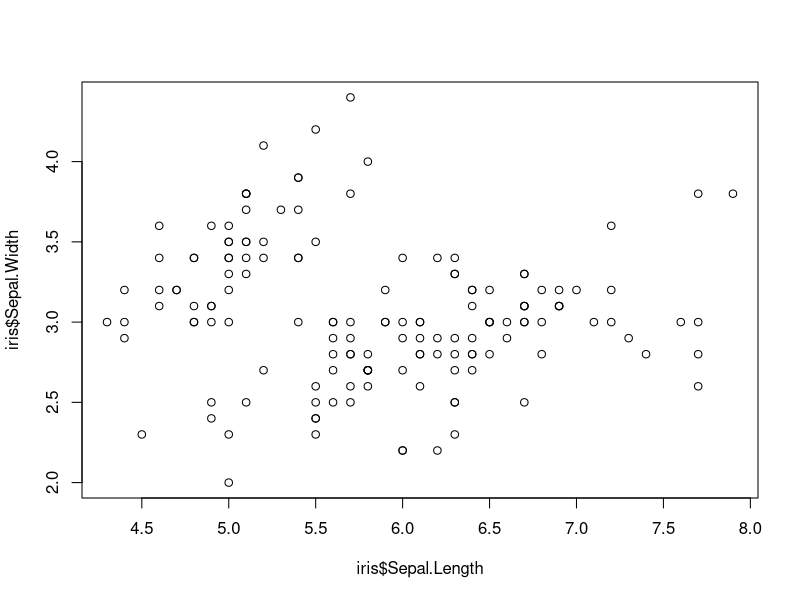
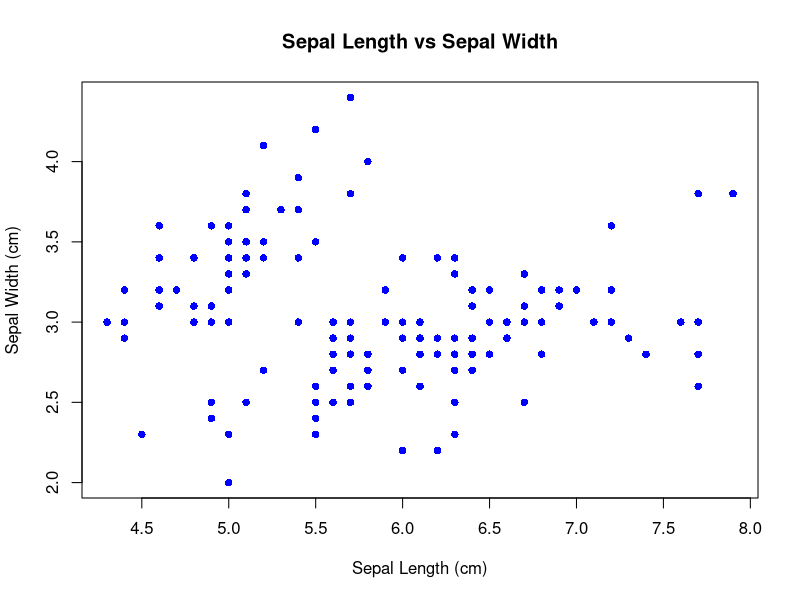
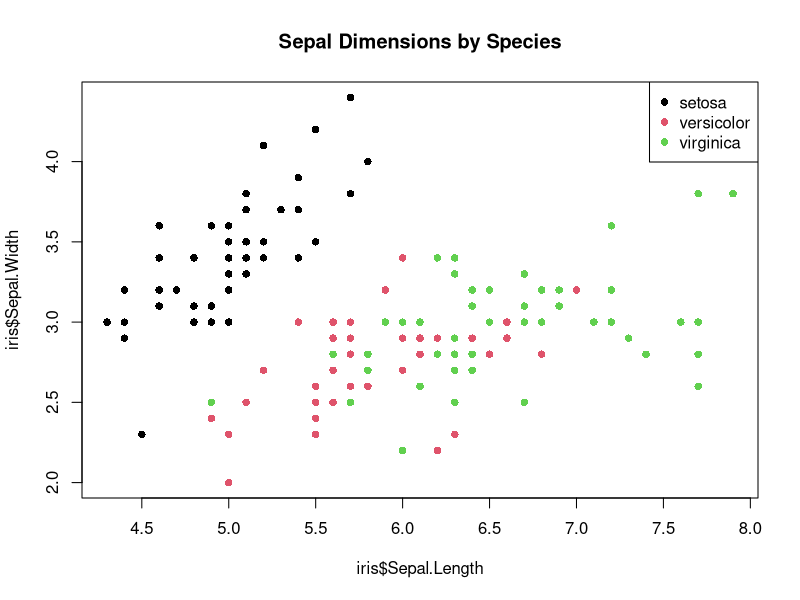
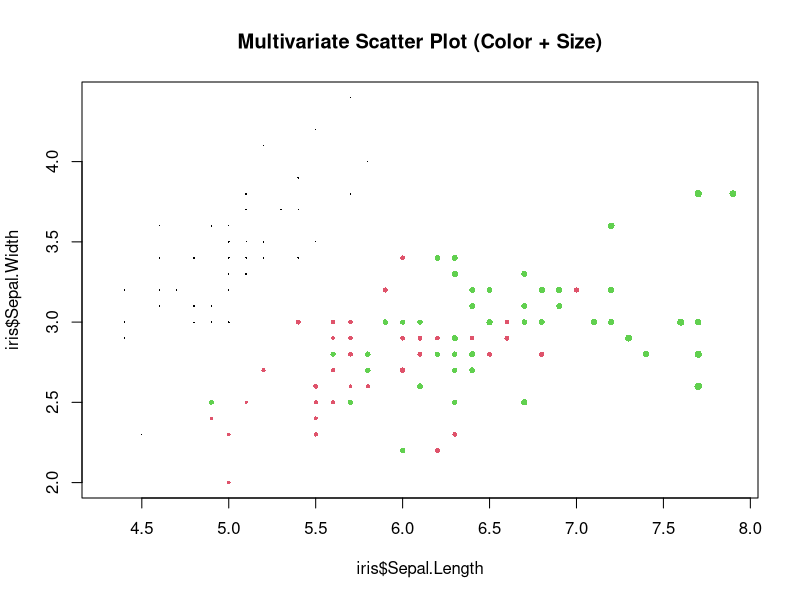
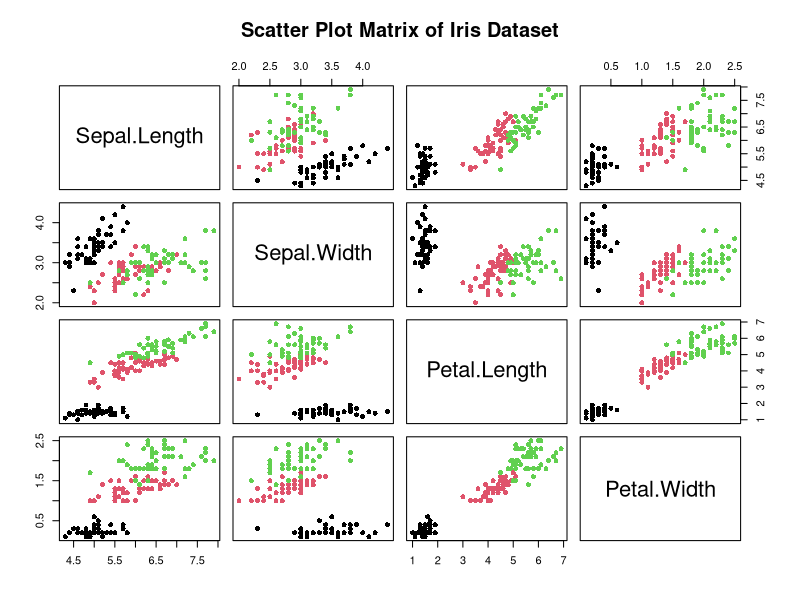
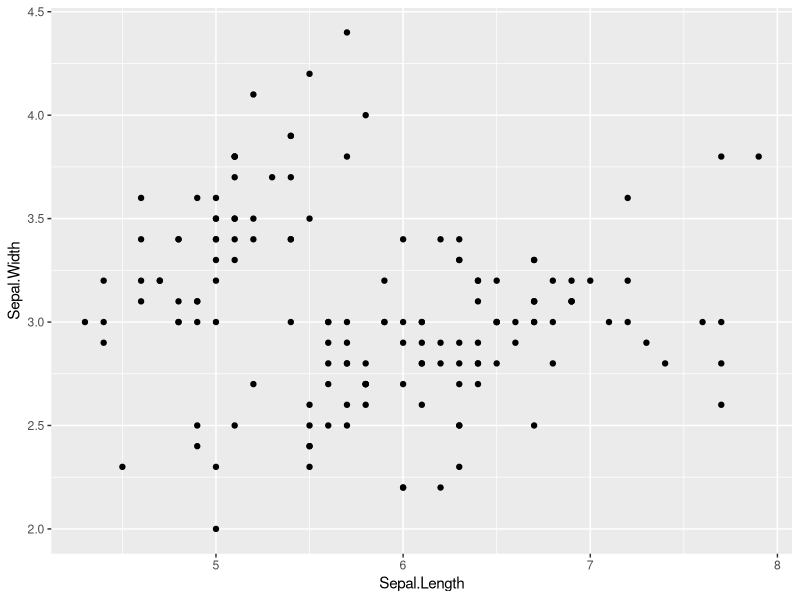
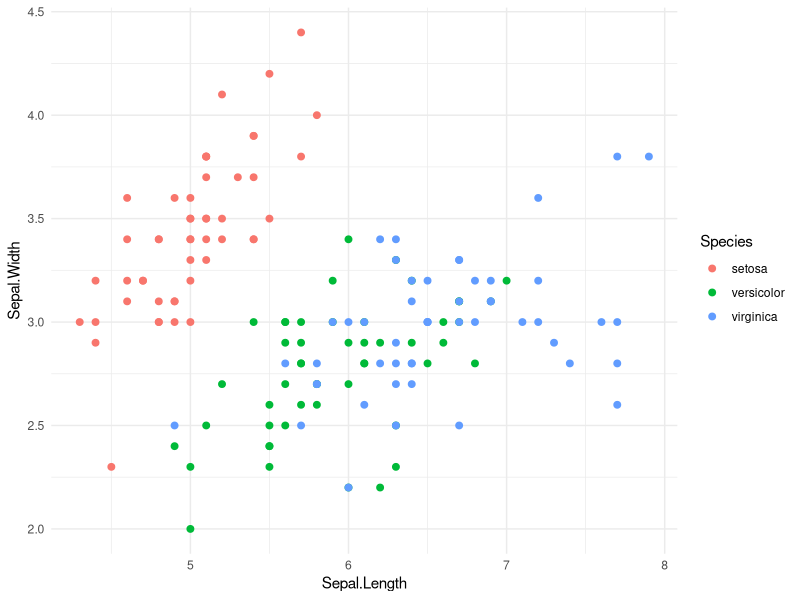
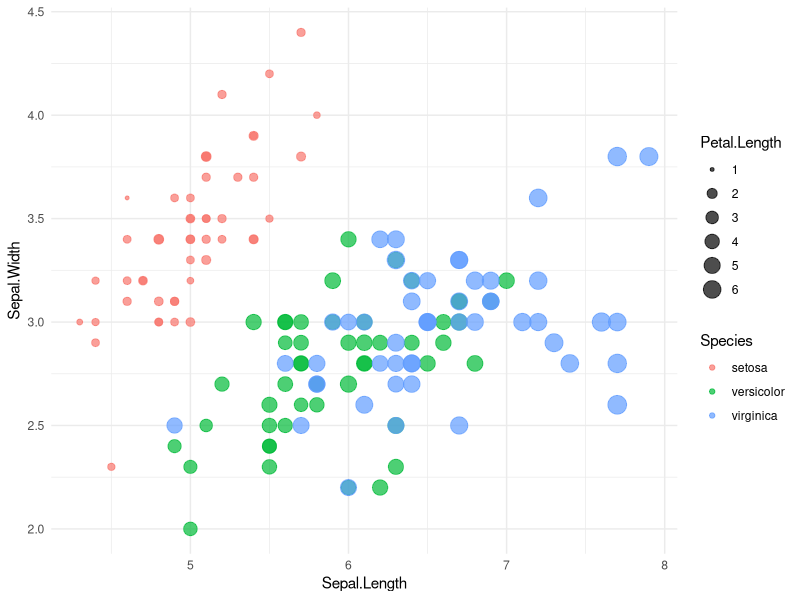

The R script that drew these images, in order:
# Load & Understand the iris Dataset 
data(iris) 
str(iris) 
View(iris) 
# Basic Scatter Plot: Sepal Length vs Sepal Width 
plot(iris$Sepal.Length, iris$Sepal.Width) 
# Labeled Scatter Plot 
plot( 
  iris$Sepal.Length, 
  iris$Sepal.Width, 
  main = "Sepal Length vs Sepal Width", 
  xlab = "Sepal Length (cm)", 
  ylab = "Sepal Width (cm)", 
  col = "blue", 
  pch = 16 
) 
# Colored Scatter Plot by Species 
plot( 
  iris$Sepal.Length, 
  iris$Sepal.Width, 
  col = as.numeric(iris$Species), 
  pch = 16, 
  main = "Sepal Dimensions by Species" 
) 
legend( 
  "topright", 
  legend = levels(iris$Species), 
  col = 1:3, 
  pch = 16 
) 
# Multivariate Scatter 
# Add size as a third variable 
plot( 
  iris$Sepal.Length, 
  iris$Sepal.Width, 
  col = as.numeric(iris$Species), 
  pch = 16, 
  cex = iris$Petal.Length / max(iris$Petal.Length), 
  main = "Multivariate Scatter Plot (Color + Size)" 
) 
# Scatter Plot Matrix 
# All numeric variables against each other 
pairs( 
  iris[, 1:4], 
  col = as.numeric(iris$Species), 
  pch = 16, 
  main = "Scatter Plot Matrix of Iris Dataset" 
) 
# Using GGPLOT2 
# Load ggplot2 
library(ggplot2) 
# Basic Scatter Plot 
ggplot(iris, aes(x = Sepal.Length, y = Sepal.Width)) + 
  geom_point() 
# Colored Scatter by Species 
ggplot(iris, aes(x = Sepal.Length, y = Sepal.Width, color = 
                   Species)) + 
  geom_point(size = 2) + 
  theme_minimal() 
# Multivariate Scatter Plot 
# Color + Size encoding 
ggplot( 
  iris, 
  aes( 
    x = Sepal.Length, 
    y = Sepal.Width, 
    color = Species, 
    size = Petal.Length 
  ) 
) + 
  geom_point(alpha = 0.7) + 
  theme_minimal() 
# Faceted Scatter Plot 
# One scatter plot per species 
ggplot(iris, aes(x = Sepal.Length, y = Sepal.Width)) + 
  geom_point(color = "steelblue") + 
  facet_wrap(~Species) + 
  theme_minimal() 
# Scatter Plot Matrix 
# Using GGally (extension of ggplot2) 
library(GGally) 
ggpairs( 
  iris, 
  columns = 1:4, 
  aes(color = Species, alpha = 0.6) 
)